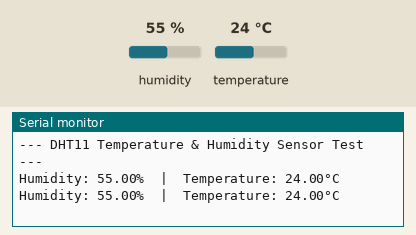
Recording of a sketch running on a simulated Arduino Uno, built with avr-gcc and run on an emulated ATmega328P. Parts: the last lines printed to the serial monitor. Inputs (shaded band) come from the test bench; at power-on: humidity 55 %, temperature 24 °C.

Above: at 4.8 s.
4.9 s: humidity set to 22 %
At 7.4 s:
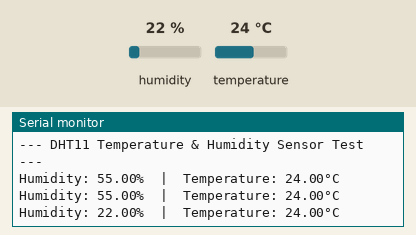
7.9 s: temperature set to 12 °C
At 8.7 s:
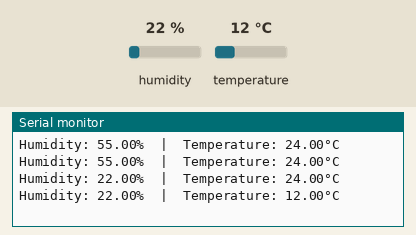
10.9 s: humidity set to 40 %
At 13.5 s:
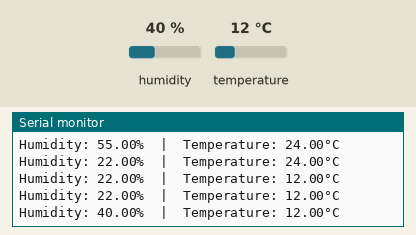
Timing chart, 0 to 15.0 s (numbered marks = the images above; inputs shaded):
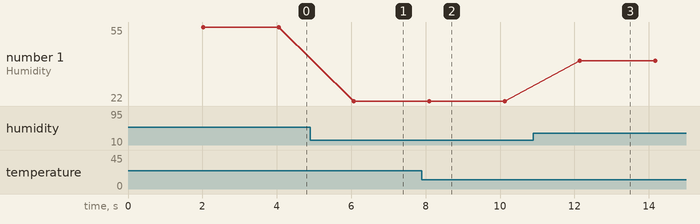

The sketch:

dht11_test.ino
```cpp
#include <DHT.h>

// Define the digital pin connected to the DHT11 data pin
#define DHTPIN 4

// Define the exact type of DHT sensor being used
#define DHTTYPE DHT11

// Initialize the DHT sensor object
DHT dht(DHTPIN, DHTTYPE);

void setup() {
  // Start serial communication at 115200 baud rate for debugging output
  Serial.begin(115200);

  Serial.println("\n--- DHT11 Temperature & Humidity Sensor Test ---");

  // Initialize the sensor to start taking readings
  dht.begin();
}

void loop() {
  // Wait 2 seconds between measurements.
  // This is required because the DHT11 is a slow sensor.
  delay(2000);

  // Read temperature in Celsius (default)
  float temp = dht.readTemperature();

  // Read relative humidity as a percentage
  float hum = dht.readHumidity();

  // Check if any reads failed (returns NaN: Not a Number)
  if (isnan(temp) || isnan(hum)) {
    Serial.println("Error: Failed to read from DHT sensor! Check wiring.");
    return; // Skip the rest of the loop and try again
  }

  // Print the valid results to the Serial Monitor
  Serial.print("Humidity: ");
  Serial.print(hum);
  Serial.print("%  |  Temperature: ");
  Serial.print(temp);
  Serial.println("°C");
}
```

Measured:
- after the input at 4.9 s, the serial monitor: prints a new line after 1.2 s (image 1)
- after the input at 7.9 s, the serial monitor: prints a new line after 0.20 s (image 2)
- after the input at 10.9 s, the serial monitor: prints a new line after 1.2 s (image 3)
- plotted number 1: 55 → 22 after the input at 4.9 s, 22 → 40 after the input at 10.9 s
